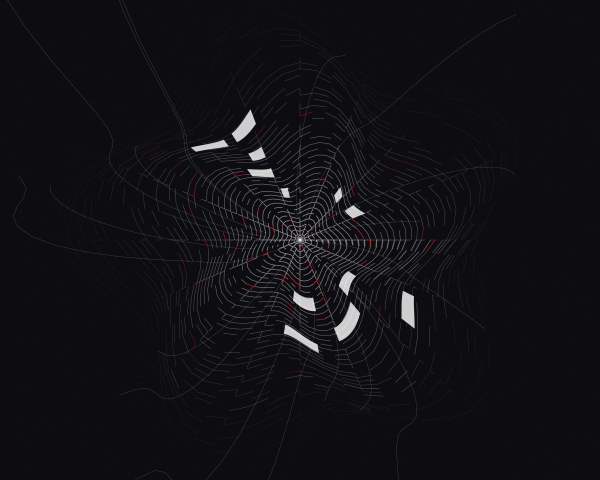

This chart was generated by the following Python code:
import cairo
import math
import random

# Setup
width, height = 600, 480
surface = cairo.ImageSurface(cairo.FORMAT_ARGB32, width, height)
ctx = cairo.Context(surface)

# Background - Deep architectural charcoal
ctx.set_source_rgb(0.05, 0.05, 0.07)
ctx.paint()

# Configuration for the kinetic system
cx, cy = width / 2, height / 2
num_rings = 42
num_sectors = 64
max_radius = min(width, height) * 0.45

def polar_to_cartesian(r, theta):
    """Converts polar coordinates to cartesian with a radial distortion field."""
    # Radial distortion: logic creates a 'pulse' or 'gravity' effect
    # warping the grid based on its angular position.
    distortion = 1.0 + 0.15 * math.sin(theta * 5 + r * 0.02)
    r_distorted = r * distortion
    
    x = cx + r_distorted * math.cos(theta)
    y = cy + r_distorted * math.sin(theta)
    return x, y

# 1. DRAW UNDERLYING "DATA CLOUD" (Atmospheric Depth)
# Low opacity particles following the mathematical current
ctx.set_source_rgba(0.9, 0.9, 1.0, 0.05)
for _ in range(800):
    r = random.uniform(20, max_radius * 1.2)
    t = random.uniform(0, math.pi * 2)
    # Entropy increases with radius
    jitter = (r / max_radius) * 15
    px, py = polar_to_cartesian(r, t)
    ctx.arc(px + random.uniform(-jitter, jitter), 
            py + random.uniform(-jitter, jitter), 
            0.5, 0, 2 * math.pi)
    ctx.fill()

# 2. GENERATE SWISS POLAR GRID (Structural Hierarchy)
for i in range(num_rings):
    r = (i / num_rings) * max_radius
    # Progressive line weight: thicker near the core, gossamer at the edges
    line_weight = 0.2 + (1.0 - i / num_rings) * 1.5
    ctx.set_line_width(line_weight)
    
    # Calculate transparency based on ring index for "atmospheric depth"
    alpha = 0.1 + (0.5 * (1.0 - i / num_rings))
    
    for j in range(num_sectors):
        t1 = (j / num_sectors) * 2 * math.pi
        t2 = ((j + 1) / num_sectors) * 2 * math.pi
        
        # Directed Entropy: Skip cells randomly, probability increases with radius
        if random.random() < (i / num_rings) * 0.7:
            continue
            
        # Draw the distorted grid cell (arc segment)
        p1_x, p1_y = polar_to_cartesian(r, t1)
        p2_x, p2_y = polar_to_cartesian(r, t2)
        
        # Color Logic: Transition from White to Swiss Red accent
        if random.random() > 0.96:
            ctx.set_source_rgba(0.89, 0.12, 0.12, alpha * 2) # Swiss Red
        else:
            ctx.set_source_rgba(0.95, 0.95, 0.95, alpha)
            
        ctx.move_to(p1_x, p1_y)
        ctx.line_to(p2_x, p2_y)
        ctx.stroke()
        
        # Add "Kinetic Dashes" along radial lines
        if j % 4 == 0:
            r2 = r + (max_radius / num_rings) * 0.8
            p3_x, p3_y = polar_to_cartesian(r2, t1)
            ctx.set_line_width(line_weight * 0.5)
            ctx.move_to(p1_x, p1_y)
            ctx.line_to(p3_x, p3_y)
            ctx.stroke()

# 3. OVERLAY BRUTALIST BLOCKS (Geometric Anchors)
# Heavier elements that follow the distorted flow to emphasize the vector field
for _ in range(12):
    r_start = random.uniform(0.2, 0.7) * max_radius
    t_start = random.uniform(0, 2 * math.pi)
    span_t = random.uniform(0.1, 0.4)
    span_r = 12
    
    # Draw a warped "rectangular" segment
    ctx.set_source_rgba(1, 1, 1, 0.8)
    
    # Trace the four corners of the warped segment
    steps = 10
    # Top edge
    for s in range(steps + 1):
        curr_t = t_start + (span_t * (s/steps))
        px, py = polar_to_cartesian(r_start, curr_t)
        if s == 0: ctx.move_to(px, py)
        else: ctx.line_to(px, py)
    # Right edge
    for s in range(steps + 1):
        curr_r = r_start + (span_r * (s/steps))
        px, py = polar_to_cartesian(curr_r, t_start + span_t)
        ctx.line_to(px, py)
    # Bottom edge
    for s in range(steps + 1):
        curr_t = t_start + span_t - (span_t * (s/steps))
        px, py = polar_to_cartesian(r_start + span_r, curr_t)
        ctx.line_to(px, py)
    # Left edge
    ctx.close_path()
    ctx.fill()

# 4. FINAL VELOCITY VECTORS (Directional Flow)
# Ultra-fine lines slicing through the composition to suggest high speed
ctx.set_line_width(0.3)
ctx.set_source_rgba(1, 1, 1, 0.3)
for _ in range(20):
    angle = random.uniform(0, 2 * math.pi)
    length = random.uniform(100, 400)
    start_r = random.uniform(0, 50)
    
    for step in range(20):
        curr_r = start_r + (step / 20) * length
        # Spiral distortion
        curr_t = angle + (curr_r * 0.002)
        px, py = polar_to_cartesian(curr_r, curr_t)
        if step == 0: ctx.move_to(px, py)
        else: ctx.line_to(px, py)
    ctx.stroke()

# Subtle grain/noise for texture
for _ in range(2000):
    ctx.set_source_rgba(1, 1, 1, 0.03)
    ctx.rectangle(random.random()*width, random.random()*height, 1, 1)
    ctx.fill()
